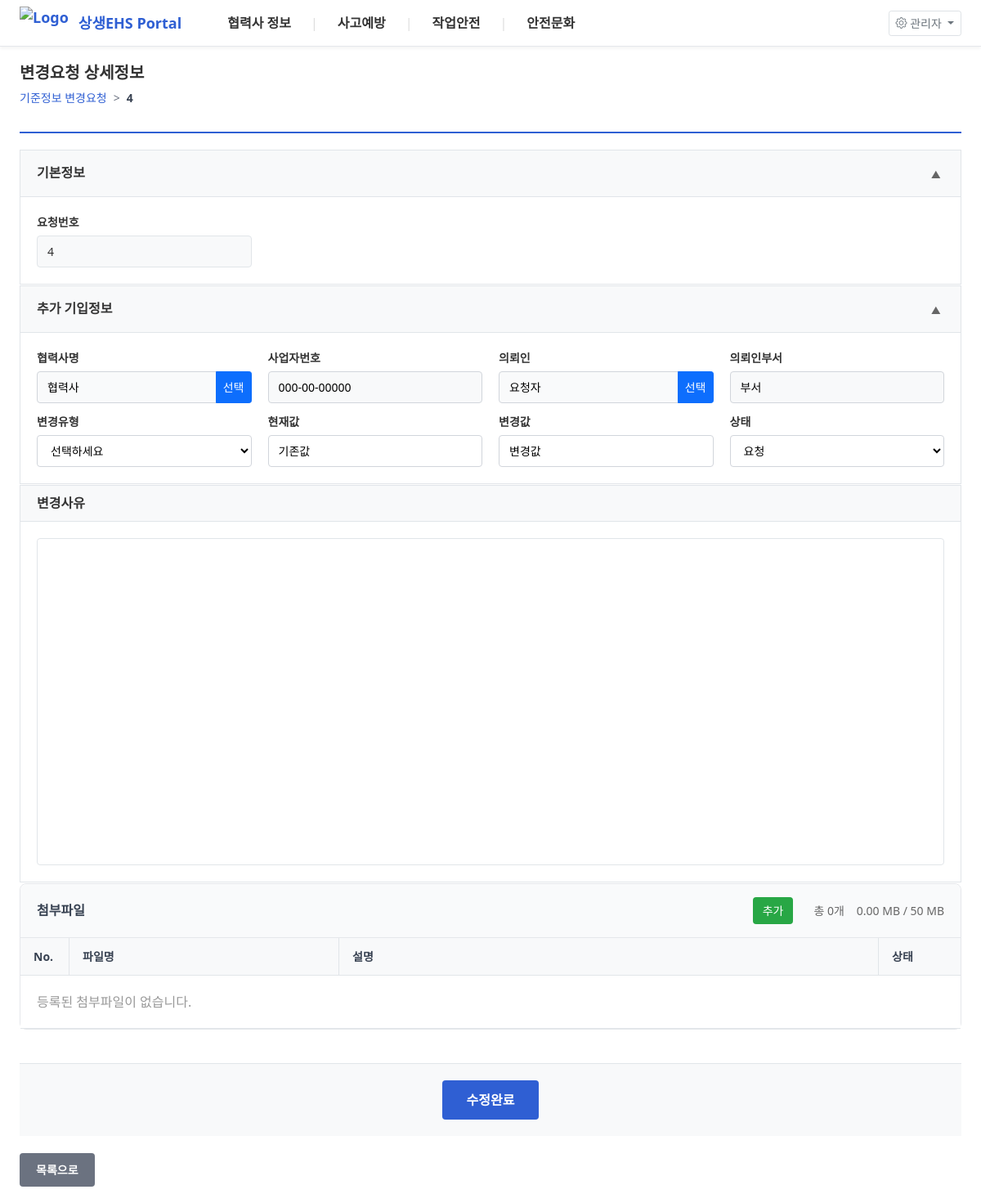
The app's page /change-request-detail/4 with its own data.
### tables this page shows
CREATE TABLE change_request_column_config (
                id INTEGER PRIMARY KEY AUTOINCREMENT,
                column_key VARCHAR(50) UNIQUE NOT NULL,
                column_name VARCHAR(100) NOT NULL,
                column_type VARCHAR(20) DEFAULT 'text',
                column_order INTEGER DEFAULT 0,
                is_active BOOLEAN DEFAULT 1,
                dropdown_options TEXT,
                created_at DATETIME DEFAULT CURRENT_TIMESTAMP,
                updated_at DATETIME DEFAULT CURRENT_TIMESTAMP
            , table_name TEXT, table_type TEXT, is_required INTEGER DEFAULT 0, dropdown_values TEXT, tab TEXT, linked_key TEXT, is_display_list INTEGER DEFAULT 1, is_deleted INTEGER DEFAULT 0, column_span INTEGER DEFAULT 1);

CREATE TABLE partner_change_requests (
                id INTEGER PRIMARY KEY AUTOINCREMENT,
                request_number TEXT UNIQUE,
                requester_name TEXT NOT NULL,
                requester_department TEXT NOT NULL,
                company_name TEXT NOT NULL,
                business_number TEXT NOT NULL,
                change_type TEXT NOT NULL,
                current_value TEXT NOT NULL,
                new_value TEXT NOT NULL,
                change_reason TEXT NOT NULL,
                status TEXT DEFAULT 'pending',
                created_at TIMESTAMP DEFAULT CURRENT_TIMESTAMP,
                updated_at TIMESTAMP DEFAULT CURRENT_TIMESTAMP
            , is_deleted INTEGER DEFAULT 0, custom_data TEXT);

CREATE TABLE dropdown_option_codes_v2 (
            id INTEGER PRIMARY KEY AUTOINCREMENT,
            board_type TEXT NOT NULL,
            column_key TEXT NOT NULL,
            option_code TEXT NOT NULL,
            option_value TEXT NOT NULL,
            display_order INTEGER DEFAULT 0,
            is_active INTEGER DEFAULT 1,
            created_at TIMESTAMP DEFAULT CURRENT_TIMESTAMP,
            updated_at TIMESTAMP DEFAULT CURRENT_TIMESTAMP,
            created_by TEXT,
            updated_by TEXT,
            UNIQUE(board_type, column_key, option_code)
        );

### app.py (the view)
@app.route("/change-request-detail/<int:request_id>")
def change_request_detail_route(request_id):
    return change_request_detail(request_id)

### templates/change-request-detail.html (shortened to what this page needs)
{% if is_popup %}
{% extends "popup-base.html" %}
{% else %}
{% extends "base.html" %}
{% endif %}
{% block content %}
{% if not is_popup %}
<div class="page-header">
    <h2 class="page-title">변경요청 상세정보</h2>
    <div class="breadcrumb">
        <a href="{{ url_for('page_view', url='partner-change-request') }}">기준정보 변경요청</a>
        <span class="separator">></span>
        <span class="current">{{ request_data.request_number or request_data.id }}</span>
    </div>
</div>
{% endif %}
<div class="change-request-detail-container">
    <div class="section basic-info-section">
        <div class="section-header">
            <h3 class="section-title">기본정보</h3>
            <button class="collapse-btn" onclick="toggleSection('basic-info')">
                <span class="collapse-icon">▲</span>
            </button>
        </div>
        <div class="section-content" id="basic-info-content">
            <div class="info-table">
                <div class="info-row">
                    <div class="info-cell">
                        <label>요청번호</label>
                        <div class="value">{{ request_data.request_number or request_data.id }}</div>
                    </div>
                </div>
            </div>
        </div>
    </div>
    <div class="section additional-info-section">
        <div class="section-header">
            <h3 class="section-title">추가 기입정보</h3>
            <button class="collapse-btn" onclick="toggleSection('additional-info')">
                <span class="collapse-icon">▲</span>
            </button>
        </div>
        <div class="section-content" id="additional-info-content">
            <div class="info-table">
                {% set columns_per_row = 4 %}
                {% for chunk in dynamic_columns | batch(columns_per_row) %}
                <div class="info-row">
                    {% for col in chunk %}
                    <div class="info-cell">
                        <label>{{ col.column_name }}</label>
                        {% set col_value = custom_data.get(col.column_key, '') %}
                        {% if col.column_type == 'text' %}
                            <input type="text"
                                   class="dynamic-input"
                                   data-column-key="{{ col.column_key }}"
                                   value="{{ col_value }}"
                                   placeholder="{{ col.column_name }} 입력">
                        {% elif col.column_type == 'dropdown' %}
                            <select class="dynamic-input" data-column-key="{{ col.column_key }}">
                                <option value="">선택하세요</option>
                                {% if col.dropdown_options_mapped %}
                                    {% for option in col.dropdown_options_mapped %}
                                        <option value="{{ option.code }}" {% if col_value == option.code %}selected{% endif %}>{{ option.value }}</option>
                                    {% endfor %}
                                {% endif %}
                            </select>
                        {% elif col.column_type == 'date' %}
                            <input type="date"
                                   class="dynamic-input"
                                   data-column-key="{{ col.column_key }}"
                                   value="{{ col_value }}">
                        {% elif col.column_type == 'popup_person' %}
                            <div class="input-group">
                                <input type="text"
                                       class="dynamic-input popup-person"
                                       data-column-key="{{ col.column_key }}"
                                       data-linked-dept=""
                                       value="{{ col_value.name if col_value is mapping else col_value }}"
                                       placeholder="담당자 선택">
                                <button class="btn btn-sm btn-primary" onclick="openPersonPopup('{{ col.column_key }}')">선택</button>
                            </div>
                        {% elif col.column_type == 'linked_dept' %}
                            <input type="text"
                                   class="dynamic-input linked-dept"
                                   data-column-key="{{ col.column_key }}"
                                   value="{{ col_value }}"
                                   placeholder="담당부서 (자동입력)"
                                   readonly
                                   style="background-color: #f8f9fa; cursor: not-allowed;">
                        {% elif col.column_type == 'linked_text' %}
                            <input type="text"
                                   class="dynamic-input linked-text"
                                   data-column-key="{{ col.column_key }}"
                                   value="{{ col_value }}"
                                   placeholder="자동입력"
                                   readonly
                                   style="background-color: #f8f9fa; cursor: not-allowed;">
                        {% elif col.column_type == 'popup_company' %}
                            <div class="input-group">
                                <input type="text"
                                       class="dynamic-input popup-company"
                                       data-column-key="{{ col.column_key }}"
                                       value="{{ col_value.name if col_value is mapping else col_value }}"
                                       placeholder="업체 선택">
                                <button class="btn btn-sm btn-primary" onclick="openCompanyPopup('{{ col.column_key }}')">선택</button>
                            </div>
                        {% else %}
                            <input type="text"
                                   class="dynamic-input"
                                   data-column-key="{{ col.column_key }}"
                                   value="{{ col_value }}"
                                   placeholder="{{ col.column_name }} 입력">
                        {% endif %}
                    </div>
                    {% endfor %}
                </div>
                {% endfor %}
            </div>
        </div>
    </div>
    <div class="section detail-content-section">
        <div class="section-header">
            <h3 class="section-title">변경사유</h3>
        </div>
        <div class="section-content">
            <div class="content-editor">
                <div id="detailed-content"
                     class="editable-content"
                     data-content="{{ (request_data.detailed_content or '') | tojson }}"></div>
            </div>
        </div>
    </div>
    {% from 'includes/attachment_section.html' import render_attachment_section %}
    {{ render_attachment_section(attachments, 'change_request') }}
    <div class="save-section">
        <button class="btn-save" onclick="showEditPasswordModal()">수정완료</button>
    </div>
    {% if not is_popup %}
    <div class="action-buttons">
        <a href="{{ url_for('page_view', url='partner-change-request') }}" class="btn-back">목록으로</a>
    </div>
    {% endif %}
</div>
{% from 'includes/attachment_section.html' import attachment_scripts, attachment_styles %}
{% endblock %}

### templates/base.html (shortened to what this page needs)
<!DOCTYPE html>
<html lang="ko">
<head>
    <link href="https://cdn.jsdelivr.net/npm/bootstrap@5.1.3/dist/css/bootstrap.min.css" rel="stylesheet">
    <link href="https://cdn.jsdelivr.net/npm/bootstrap-icons@1.8.1/font/bootstrap-icons.css" rel="stylesheet">
</head>
<body>
    <nav class="topbar">
      <div class="topbar-inner">
        <a class="brand" href="{{ url_for('index') }}">
          <img src="/static/logo-sample.png" alt="Logo" class="logo-img">
          상생EHS Portal
        </a>
        <ul class="nav-main" role="menubar" aria-label="메인 메뉴">
          {% set active_slug = (request.view_args.get('url') if request.view_args else '') %}
          {% for m in menu %}
          {% set is_active = false %}
          {% for sm in m.submenu %}
            {% if active_slug == sm.url %}
              {% set is_active = true %}
            {% endif %}
          {% endfor %}
          <li class="nav-item has-sub{% if is_active %} is-active{% endif %}">
            <a class="nav-link"
               href="#"
               role="menuitem"
               aria-haspopup="true"
               aria-expanded="false">{{ m.title }}</a>
          </li>
          {% if not loop.last %}
          <li class="sep" aria-hidden="true">|</li>
          {% endif %}
          {% endfor %}
        </ul>
        <div class="admin-tools">
          <div class="dropdown">
            <button class="btn btn-sm btn-admin-menu dropdown-toggle" type="button" id="adminMenu" data-bs-toggle="dropdown" aria-expanded="false">
              <i class="bi bi-gear"></i> 관리자
            </button>
          </div>
        </div>
      </div>
    </nav>
    {% if request.endpoint != 'index' %}
    <div class="container">
    {% endif %}
    {% block content %}{% endblock %}
    {% if request.endpoint != 'index' %}
    </div>
    {% endif %}
</body>
</html>

### templates/includes/attachment_section.html (shortened to what this page needs)
{% macro render_attachment_section(attachments, board_type) %}
<div class="section attachments-section">
    <div class="section-header">
        <div class="attachments-header-left">
            <h3 class="section-title">첨부파일</h3>
        </div>
        <div class="attachments-header-right">
            <button class="btn-add-file" onclick="document.getElementById('file-input').click();">추가</button>
            <span class="file-count">총 <span id="file-count">{{ attachments|length if attachments else 0 }}</span>개</span>
            <span class="file-size"><span id="file-size">0</span> MB / 50 MB</span>
        </div>
    </div>
    <div class="section-content">
        <div class="attachments-table">
            <div class="table-header">
                <div class="col-no">No.</div>
                <div class="col-file">파일명</div>
                <div class="col-desc">설명</div>
                <div class="col-action">상태</div>
            </div>
            <div class="table-body" id="attachments-tbody">
                {% if attachments %}
                    {% for attachment in attachments %}
                    <div class="table-row" data-id="{{ attachment.id }}" data-board="{{ board_type }}">
                        <div class="col-no">{{ loop.index }}</div>
                        <div class="col-file">
                            <span class="file-icon">📄</span>
                            <a href="/download-attachment/{{ board_type }}/{{ attachment.id }}" class="file-link" download>{{ attachment.file_name }}</a>
                            <span class="file-size">({{ (attachment.file_size / 1024) | round(2) }} KB)</span>
                        </div>
                        <div class="col-desc">
                            <input type="text" class="attachment-desc" value="{{ attachment.description or '' }}" placeholder="설명을 입력하세요">
                        </div>
                        <div class="col-action">
                            <button class="btn-delete" onclick="markFileForDeletion(this)" title="삭제">🗑️</button>
                        </div>
                    </div>
                    {% endfor %}
                {% else %}
                    <div class="table-row no-data" id="no-data-row">
                        <div class="col-full">등록된 첨부파일이 없습니다.</div>
                    </div>
                {% endif %}
            </div>
        </div>
    </div>
</div>
{% endmacro %}

### records on screen
change_request_column_config: column_name "협력사명"
partner_change_requests: company_name "협력사", requester_name "요청자", chunk "기존값" "변경값", status.column_key "요청"
change_request_column_config: column_name "사업자번호", column_key "000-00-00000"
change_request_column_config: column_name "의뢰인"
change_request_column_config: column_name "의뢰인부서", column_key "부서"
change_request_column_config: column_name "변경유형"
change_request_column_config: column_name "현재값"
change_request_column_config: column_name "변경값"
change_request_column_config: column_name "상태"

### other values on screen
{{ m.title }} "협력사 정보" "사고예방" "작업안전" "안전문화"
{{ request_data.request_number or request_data.id }} "4"
{{ attachments|length if attachments else 0 }} "0"
